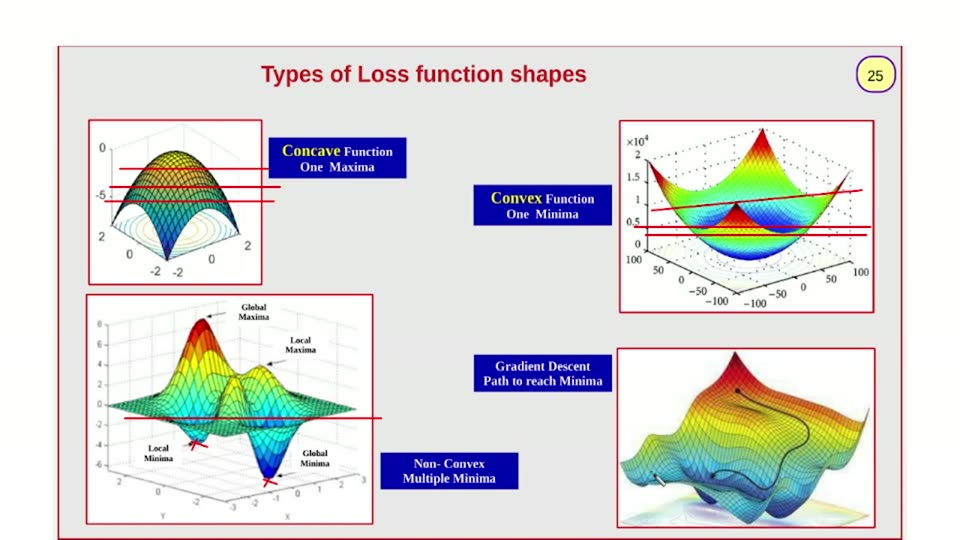
#> input picture videos/machine-learning/03_ridger_regression_gradient_descent/unique_slides/slide_025.jpg, 960 x 540 px, found by its file name
$ python measure_4c_scan.py
#> lines starting #> are read from the running program, lines starting #| are printed output that depends on the picture; after the words box and inside, x2 and y2 are one past the last pixel; in counts of white or black regions, pixels touching at a corner belong together
import numpy as np
from PIL import Image

FRAME = "/worksp""aces/codespaces-blank/ai_llm_slides/videos/machine-learning/03_ridger_regression_gradient_descent/unique_slides/slide_025.jpg"
im = Image.open(FRAME).convert("RGB")
#> im is the input picture: PIL image 960x540 RGB; mean R, G, B 218.6, 219.7, 218.5
a = np.asarray(im).astype(int)
H, W, _ = a.shape
#> H = 540; W = 960
R, G, B = a[..., 0], a[..., 1], a[..., 2]
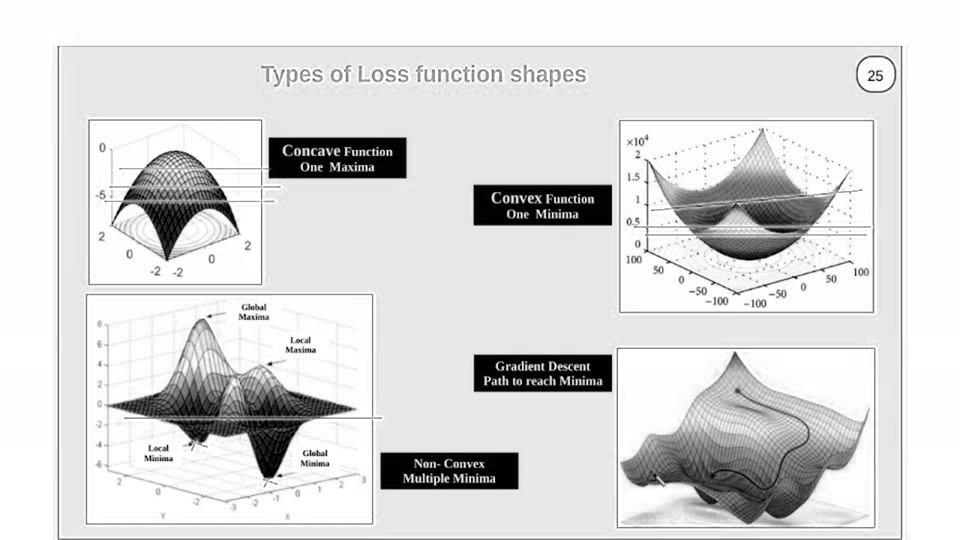
#> R: shape (540, 960) int64; min 0, max 255, mean 218.6
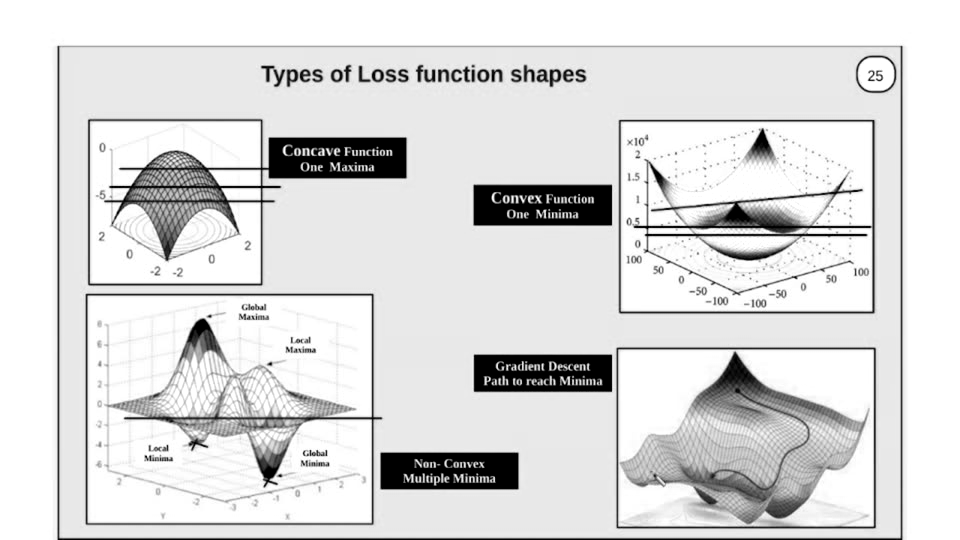
#> G: shape (540, 960) int64; min 0, max 255, mean 219.7
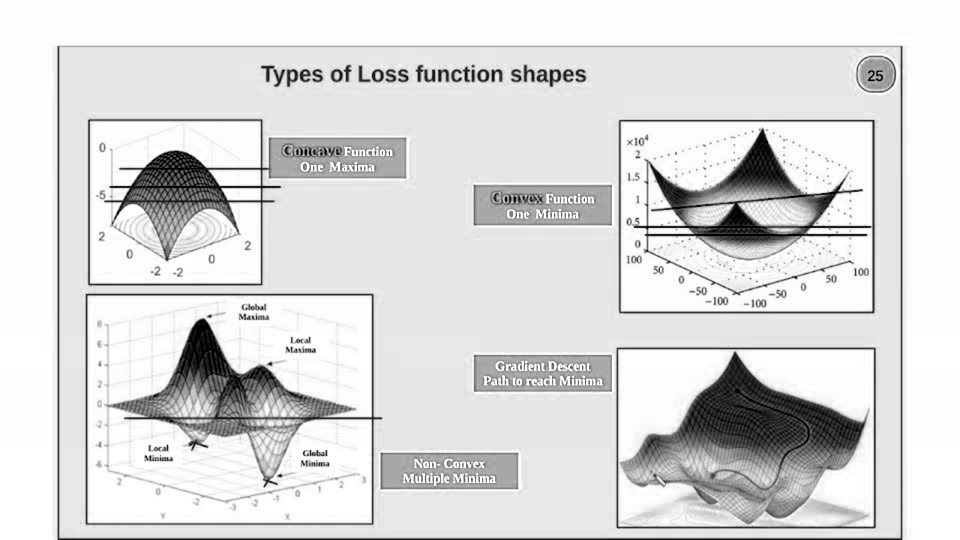
#> B: shape (540, 960) int64; min 0, max 255, mean 218.5

# strict label-box blue fill: strong pure blue
blue = (B > 150) & (B - R > 100) & (B - G > 80) & (R < 130) & (G < 130)
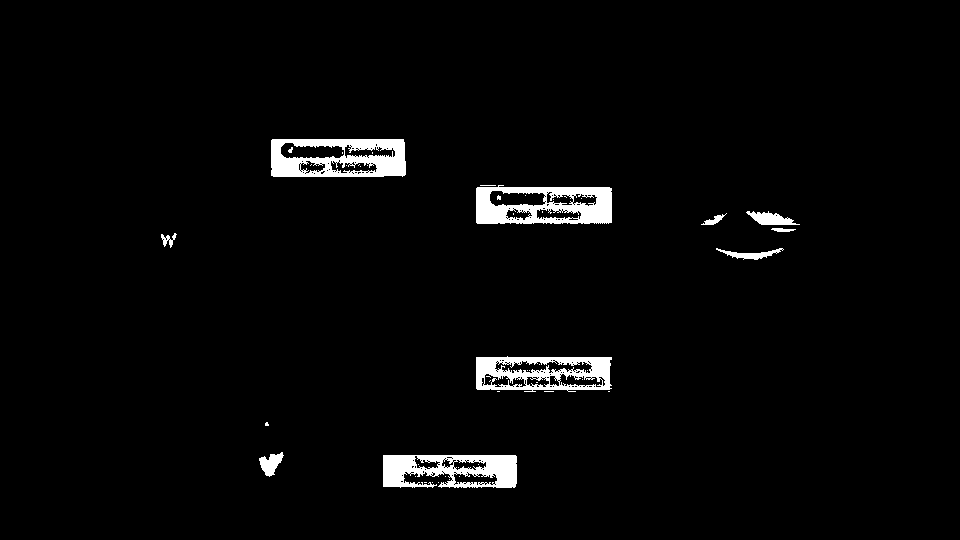
#> blue: shape (540, 960) bool; 2.8% white; 48 white regions (38 under 20 px), largest, box (x1, y1, x2, y2) and area: (271, 139, 406, 177) 3543, (476, 185, 612, 224) 3518, (383, 455, 517, 488) 3172
print("strict blue px: %d" % blue.sum())
#| strict blue px: 14692
for y in [150, 200, 370, 470]:
    xs = np.where(blue[y])[0]
    if len(xs):
        # compress to runs
        runs, s = [], xs[0]
        for i in range(1, len(xs)):
            if xs[i] != xs[i-1] + 1:
                runs.append((s, xs[i-1])); s = xs[i]
        runs.append((s, xs[-1]))
        runs = [r for r in runs if r[1] - r[0] > 5]
        print("y=%d blue runs: %s" % (y, runs))
#> this loop made 4 passes
#> runs on passes 1 to 4: [(271, 280), (394, 404)], [(476, 489), (596, 611)], [(476, 495), (497, 503), (540, 549), (577, 583), (592, 609)], [(263, 274), (383, 516)]
#| y=150 blue runs: [(271, 280), (394, 404)]
#| y=200 blue runs: [(476, 489), (596, 611)]
#| y=370 blue runs: [(476, 495), (497, 503), (540, 549), (577, 583), (592, 609)]
#| y=470 blue runs: [(263, 274), (383, 516)]

# white runs per scanline (pure white only)
white = (R > 250) & (G > 250) & (B > 250)
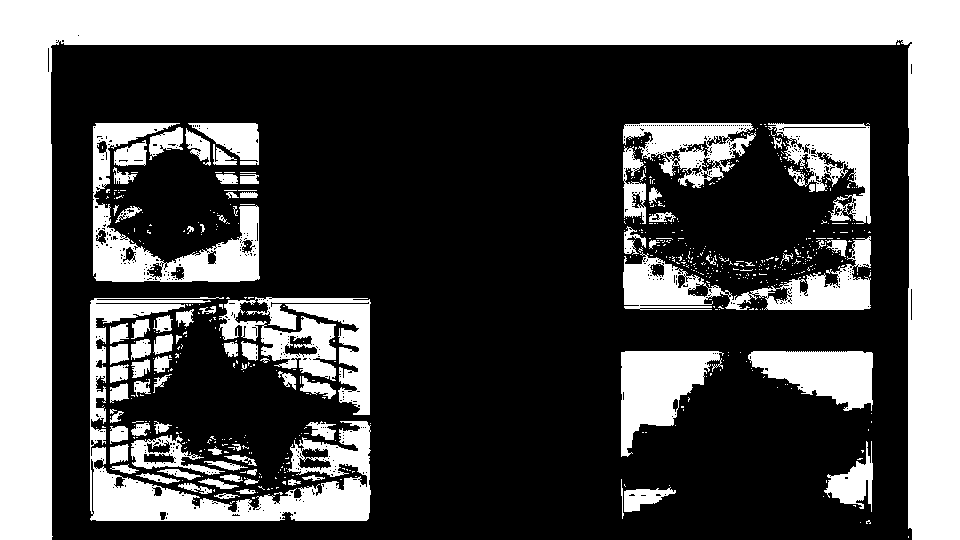
#> white: shape (540, 960) bool; 32.7% white; 646 white regions (562 under 20 px), largest, box (x1, y1, x2, y2) and area: (0, 0, 960, 540) 94307, (90, 297, 371, 521) 13961, (93, 123, 260, 282) 8087
def wruns(y, x0=54, x1=903):
    xs = np.where(white[y, x0:x1])[0] + x0
    if not len(xs):
        return []
    runs, s = [], xs[0]
    for i in range(1, len(xs)):
        if xs[i] != xs[i-1] + 1:
            runs.append((s, xs[i-1])); s = xs[i]
    runs.append((s, xs[-1]))
    return [(r[0], r[1], r[1]-r[0]+1) for r in runs if r[1]-r[0] > 20]

print("\n--- white runs (len>20px) at body scanlines ---")
for y in [125, 150, 200, 250, 280, 320, 380, 440, 480, 520]:
    print("y=%3d: %s" % (y, wruns(y)))
#> this loop made 10 passes

print("\n--- white runs vertical at x=120, 200, 300, 700, 800 ---")
def vrun(x, y0=45, y1=540):
    ys = np.where(white[y0:y1, x])[0] + y0
    if not len(ys):
        return []
    runs, s = [], ys[0]
    for i in range(1, len(ys)):
        if ys[i] != ys[i-1] + 1:
            runs.append((s, ys[i-1])); s = ys[i]
    runs.append((s, ys[-1]))
    return [(r[0], r[1], r[1]-r[0]+1) for r in runs if r[1]-r[0] > 20]
for x in [120, 200, 300, 650, 750, 840]:
    print("x=%3d: %s" % (x, vrun(x)))
#> this loop made 6 passes

$ run again, with videos/machine-learning/03_ridger_regression_gradient_descent/unique_slides/slide_003.jpg copied over videos/machine-learning/03_ridger_regression_gradient_descent/unique_slides/slide_025.jpg
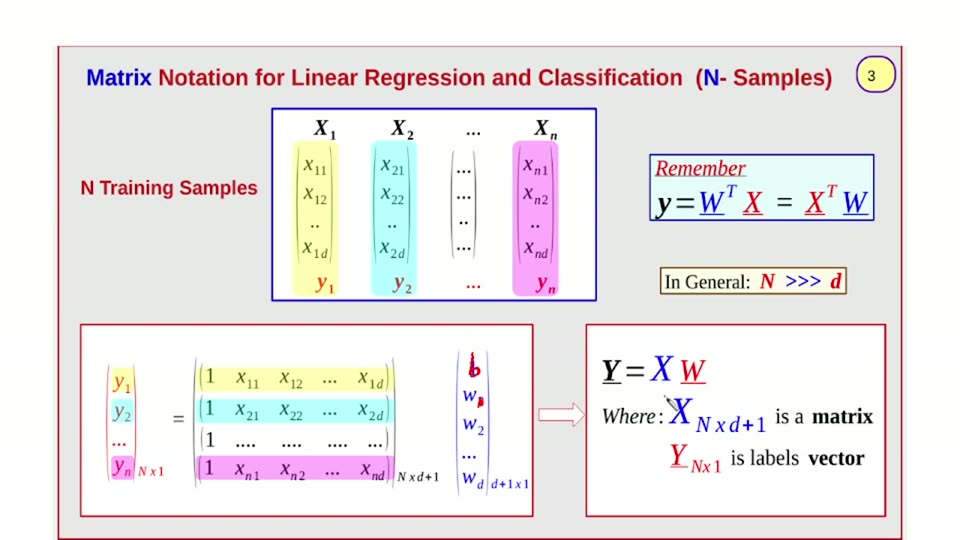
#> input picture videos/machine-learning/03_ridger_regression_gradient_descent/unique_slides/slide_003.jpg, 960 x 540 px, found by its file name
#> im is the input picture: PIL image 960x540 RGB; mean R, G, B 236.7, 232.9, 233.6
#> `blue = (B > 150) & (B - R > 100) & (B - G > 80) & (R < 130) & (G < 130)`:
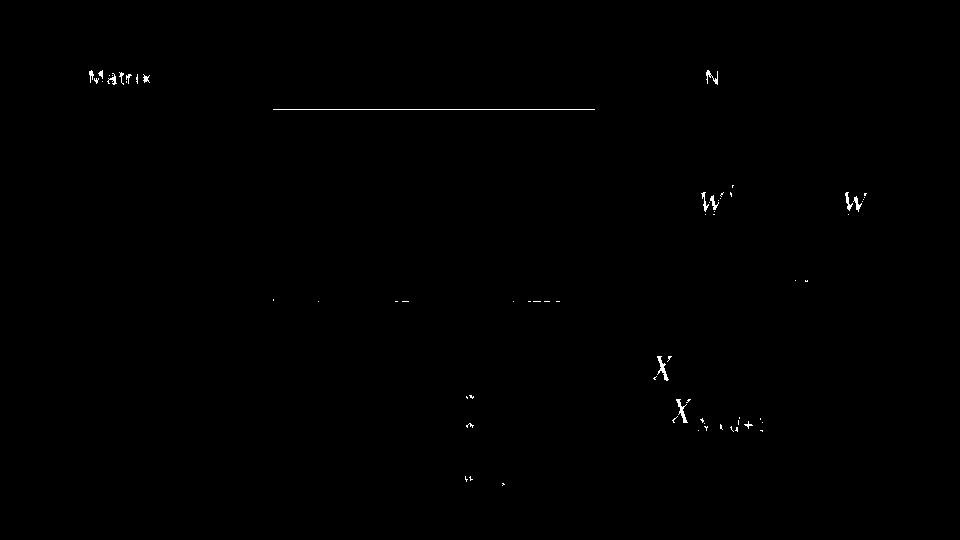
#> blue: shape (540, 960) bool; 0.25% white in thin lines or dots, all inside (x1, y1, x2, y2) = (89, 70, 867, 486)
#| strict blue px: 1283
#> the loop `for y in [150, 200, 370, 470]:` made 4 passes
#> xs on pass 3: [659, 660, 661, 662, 663, 664]
#> (printed output is left out)
#> `white = (R > 250) & (G > 250) & (B > 250)`:
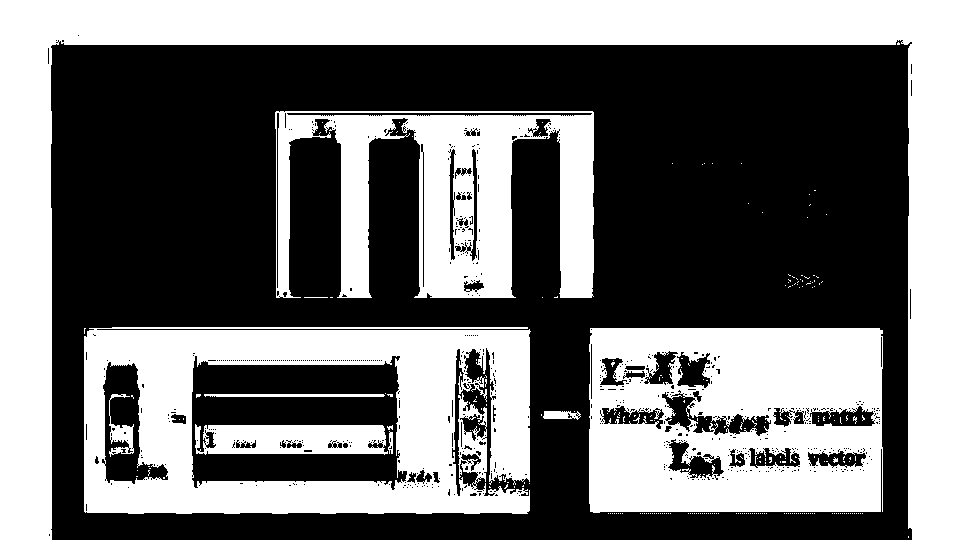
#> white: shape (540, 960) bool; 44.1% white; 248 white regions (238 under 20 px), largest, box (x1, y1, x2, y2) and area: (0, 0, 960, 540) 94330, (84, 327, 531, 514) 50083, (589, 328, 883, 513) 45181
#> the loop `for y in [125, 150, 200, 250, 280, 320, 380, 440, 480, 520]:` made 10 passes
#> the loop `for x in [120, 200, 300, 650, 750, 840]:` made 6 passes
